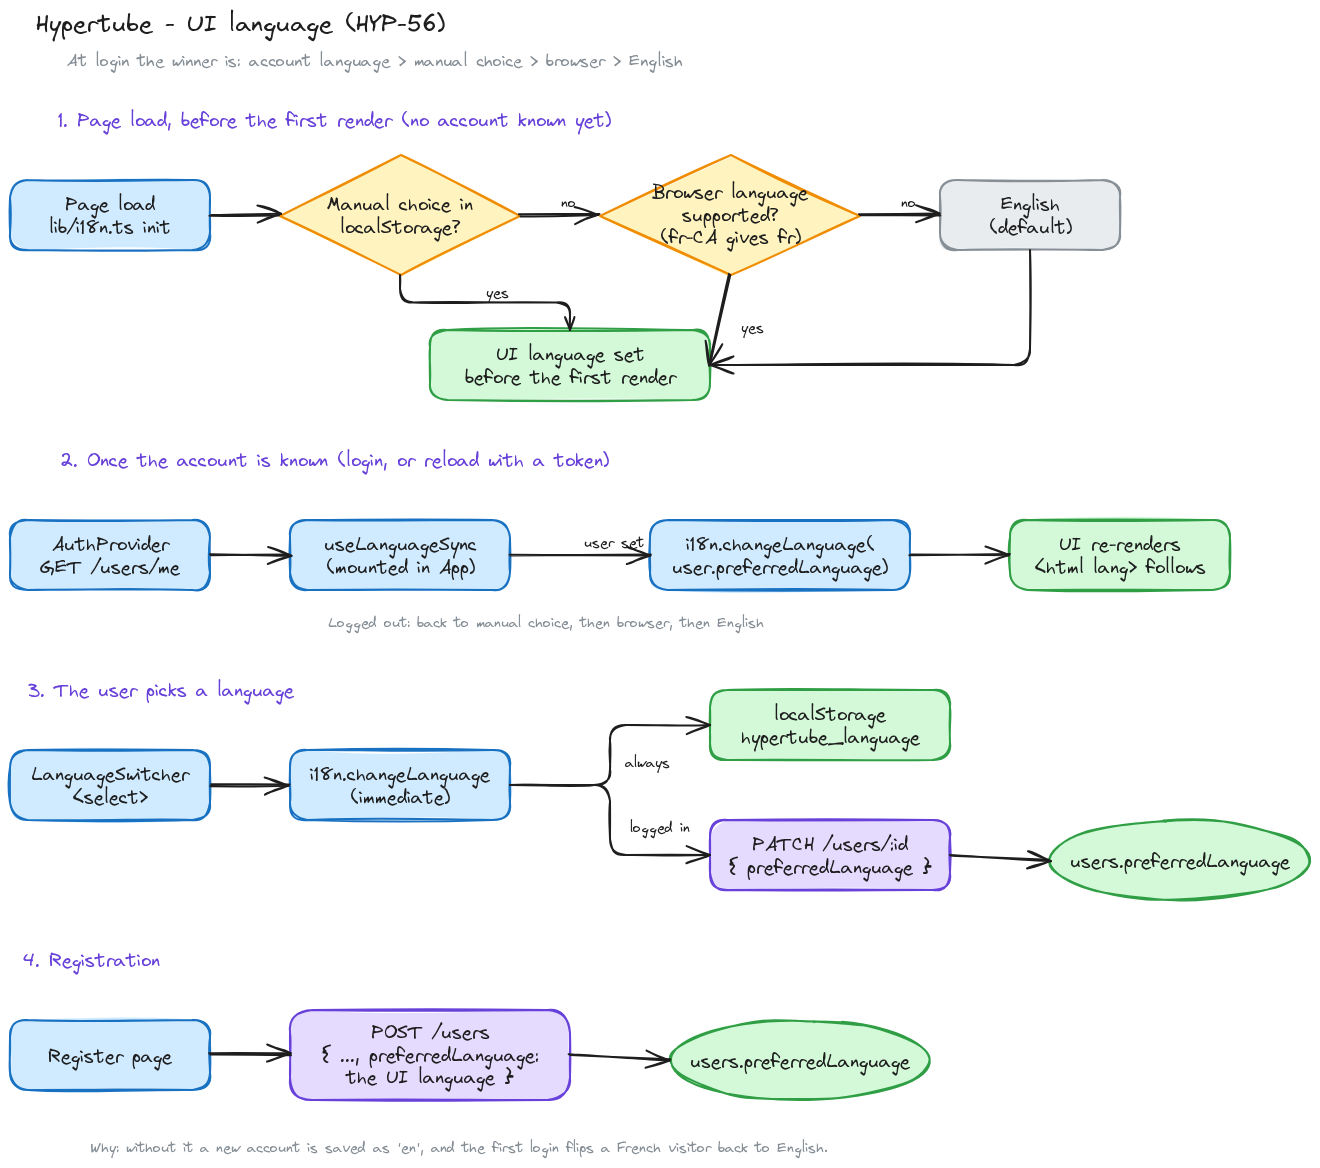

Python code for this plot:
"""Regenerate i18n-language.excalidraw / i18n-language.png.

This script drives the repo's `excalidraw-diagrams` skill
(.claude/skills/excalidraw-diagrams). It is committed so the diagram
can be regenerated deterministically, but the portable source of truth
for anyone without the skill is `i18n-language.excalidraw` - open it at
excalidraw.com or with the VS Code Excalidraw extension.

    python3 docs/diagrams/i18n-language.py
    node .claude/skills/excalidraw-diagrams/scripts/export_playwright.js \
        docs/diagrams/i18n-language.excalidraw docs/diagrams/i18n-language.png
"""

import os
import sys

HERE = os.path.dirname(os.path.abspath(__file__))
sys.path.insert(0, os.path.join(HERE, "..", "..", ".claude", "skills", "excalidraw-diagrams", "scripts"))
from excalidraw_generator import Diagram  # noqa: E402

d = Diagram()

d.text_box(60, 20, "Hypertube - UI language (HYP-56)", font_size=24)
d.text_box(60, 62, "At login the winner is: account language > manual choice > browser > English", font_size=16, color="gray")

# ================= 1. Page load =================
d.text_box(60, 120, "1. Page load, before the first render (no account known yet)", font_size=18, color="violet")

load = d.box(60, 190, "Page load\nlib/i18n.ts init", color="blue", width=200, height=70)
stored = d.box(330, 165, "Manual choice in\nlocalStorage?", color="yellow", shape="diamond", width=240, height=120)
browser = d.box(650, 165, "Browser language\nsupported?\n(fr-CA gives fr)", color="yellow", shape="diamond", width=260, height=120)
english = d.box(990, 190, "English\n(default)", color="gray", width=180, height=70)
first = d.box(480, 340, "UI language set\nbefore the first render", color="green", width=280, height=70)

d.arrow_between(load, stored, from_side="right", to_side="left")
d.arrow_between(stored, browser, "no", from_side="right", to_side="left")
d.arrow_between(browser, english, "no", from_side="right", to_side="left")
d.arrow_between(stored, first, "yes", from_side="bottom", to_side="top")
d.arrow_between(browser, first, "yes", from_side="bottom", to_side="right")
d.arrow_between(english, first, from_side="bottom", to_side="right")

# ================= 2. Account known =================
d.text_box(60, 460, "2. Once the account is known (login, or reload with a token)", font_size=18, color="violet")

me = d.box(60, 530, "AuthProvider\nGET /users/me", color="blue", width=200, height=70)
sync = d.box(340, 530, "useLanguageSync\n(mounted in App)", color="blue", width=220, height=70)
apply_ = d.box(700, 530, "i18n.changeLanguage(\nuser.preferredLanguage)", color="blue", width=260, height=70)
rerender = d.box(1060, 530, "UI re-renders\n<html lang> follows", color="green", width=220, height=70)

d.arrow_between(me, sync, from_side="right", to_side="left")
d.arrow_between(sync, apply_, "user set", from_side="right", to_side="left")
d.arrow_between(apply_, rerender, from_side="right", to_side="left")
d.text_box(340, 625, "Logged out: back to manual choice, then browser, then English", font_size=14, color="gray")

# ================= 3. The user picks a language =================
d.text_box(60, 690, "3. The user picks a language", font_size=18, color="violet")

pick = d.box(60, 760, "LanguageSwitcher\n<select>", color="blue", width=200, height=70)
change = d.box(340, 760, "i18n.changeLanguage\n(immediate)", color="blue", width=220, height=70)
local = d.box(760, 700, "localStorage\nhypertube_language", color="green", width=240, height=70)
patch = d.box(760, 830, "PATCH /users/:id\n{ preferredLanguage }", color="violet", width=240, height=70)
col = d.box(1100, 830, "users.preferredLanguage", color="green", shape="ellipse", width=260, height=80)

d.arrow_between(pick, change, from_side="right", to_side="left")
d.arrow_between(change, local, "always", from_side="right", to_side="left")
d.arrow_between(change, patch, "logged in", from_side="right", to_side="left")
d.arrow_between(patch, col, from_side="right", to_side="left")

# ================= 4. Registration =================
d.text_box(60, 960, "4. Registration", font_size=18, color="violet")

regpage = d.box(60, 1030, "Register page", color="blue", width=200, height=70)
post = d.box(340, 1020, "POST /users\n{ ..., preferredLanguage:\nthe UI language }", color="violet", width=280, height=90)
col2 = d.box(720, 1030, "users.preferredLanguage", color="green", shape="ellipse", width=260, height=80)

d.arrow_between(regpage, post, from_side="right", to_side="left")
d.arrow_between(post, col2, from_side="right", to_side="left")
d.text_box(
    60,
    1150,
    "Why: without it a new account is saved as 'en', and the first login flips a French visitor back to English.",
    font_size=14,
    color="gray",
)

d.save(os.path.join(HERE, "i18n-language.excalidraw"))
print("written")
